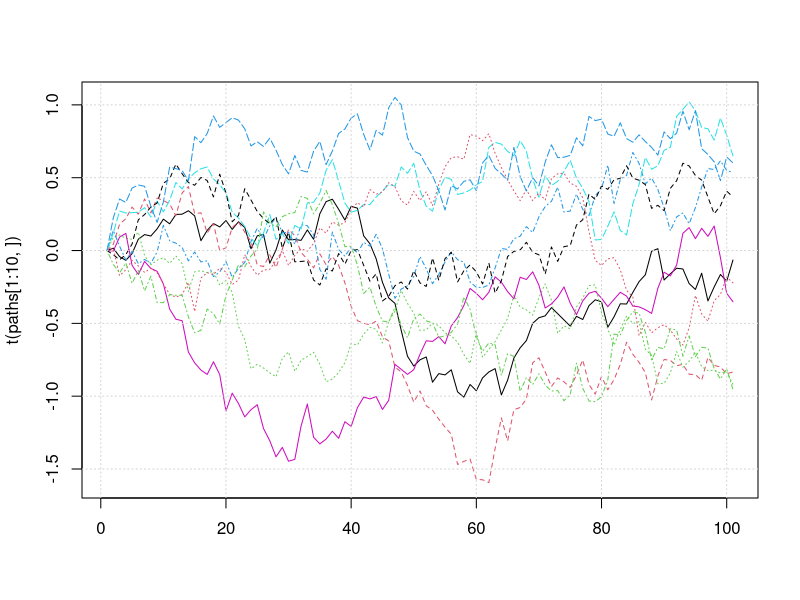
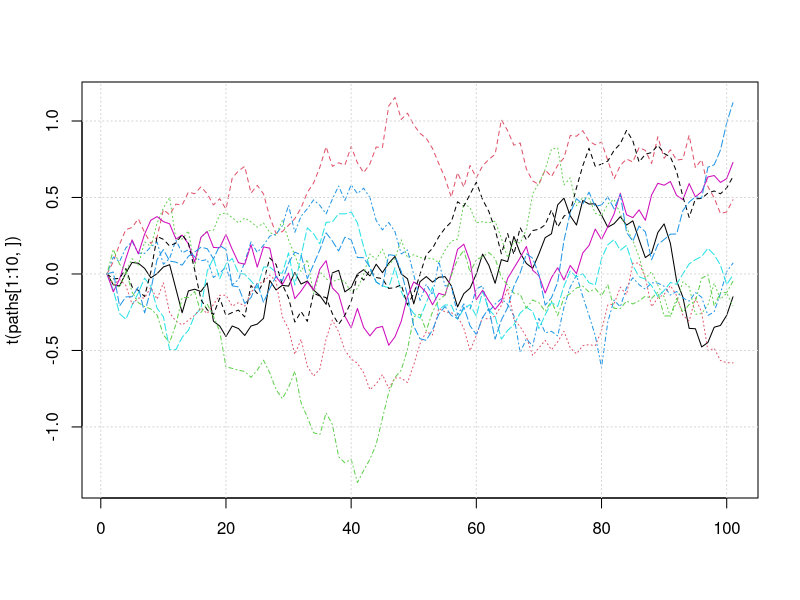
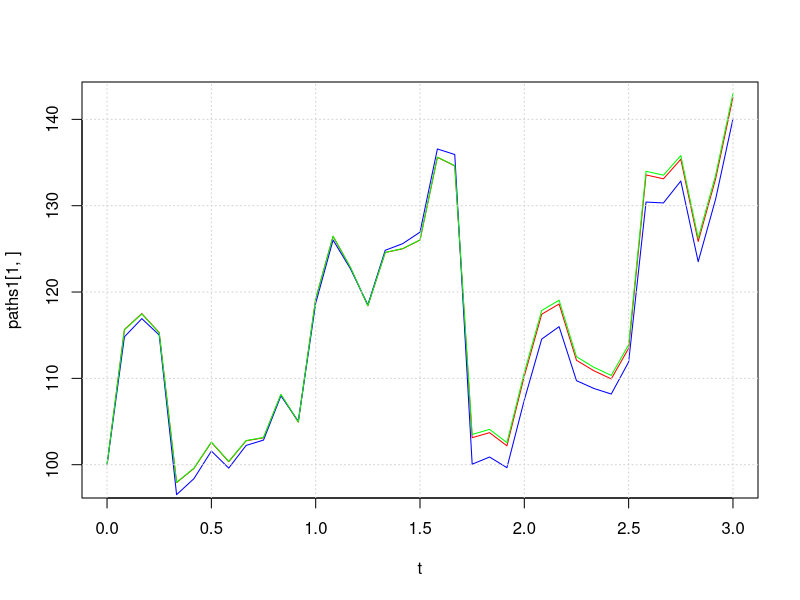
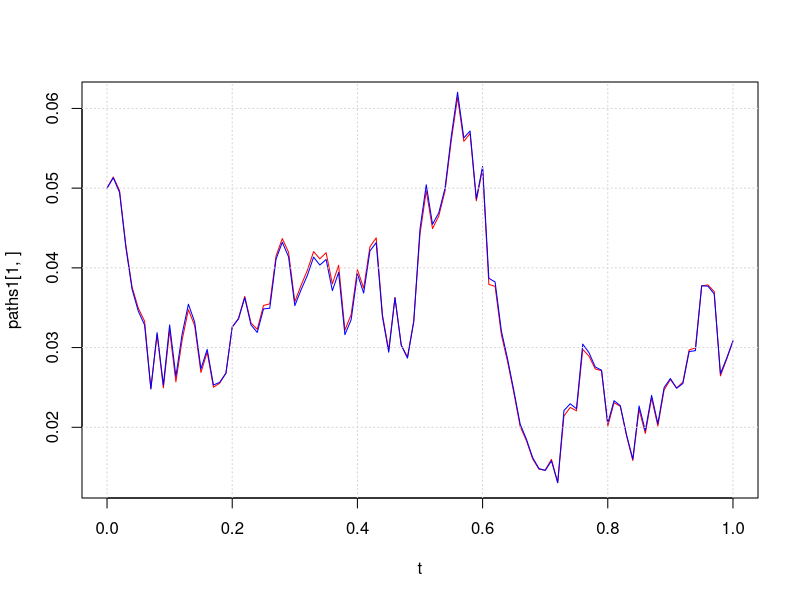
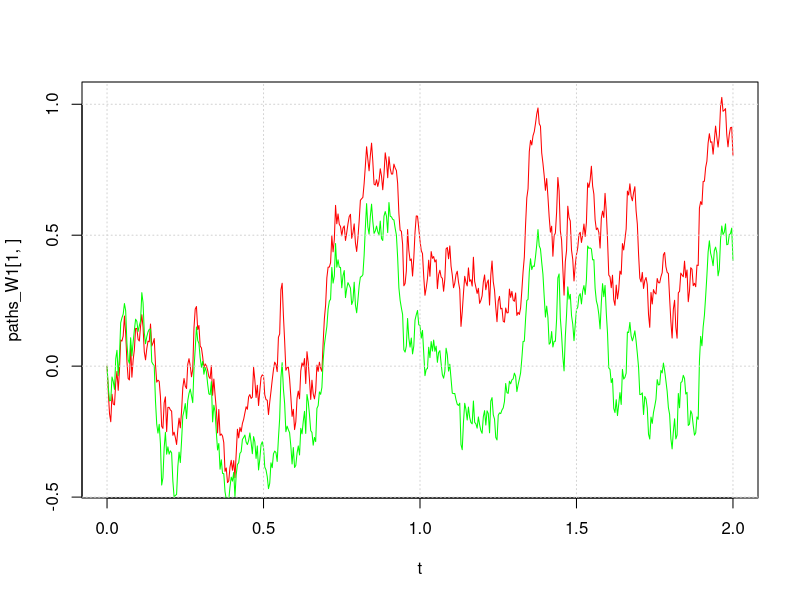
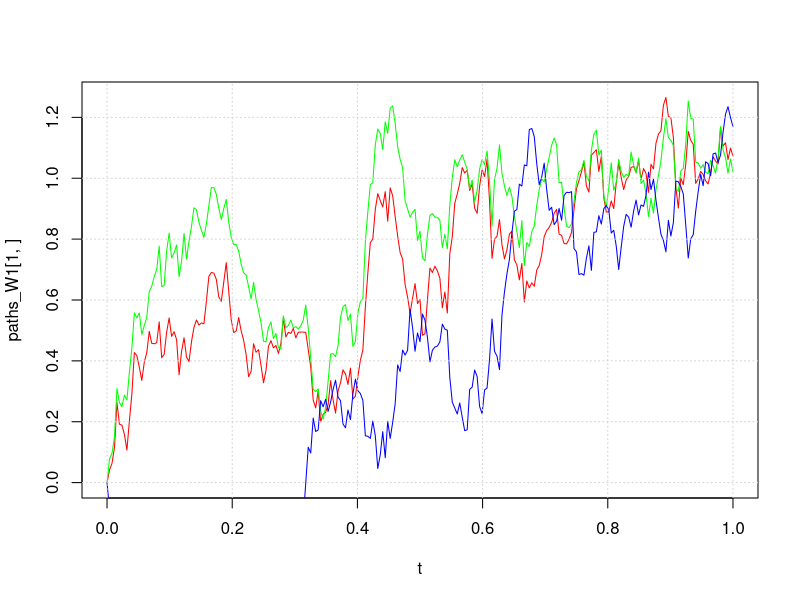

Source code (R) for these figures, in order:
### Ćwiczenie 1
### Wygenerować 10,000 ścieżek procesu Wienera na przedziale [0,1] ze 100 równymi krokami symulacji
### Narysować 10 pierwszych ścieżek

n_paths = 10000
n_steps = 100
dt = 1/n_steps

N = matrix(rnorm(n_paths*n_steps,mean=0,sd=1),n_paths,n_steps)
paths = matrix(nrow=n_paths,ncol=n_steps+1,0)

for (i in 1:n_paths){
  for (j in 1:n_steps) {
    paths[i,j+1] = paths[i,j] +sqrt(dt)*N[i,j]
  }
}

matplot(t(paths[1:10,]),type='l')
grid()


### Ćwiczenie 2
### Wygenerować 10,000 ścieżek procesu Wienera na przedziale [0,1] ze 100 równymi krokami symulacji 
### używając funkcji cumsum i apply. Narysować 10 pierwszych ścieżek.

n_paths = 10000
n_steps = 100
dt = 1/n_steps

N = matrix(rnorm(n_paths*n_steps,mean=0,sd=1),n_paths,n_steps)
paths = matrix(nrow=n_paths,ncol=n_steps+1,0)

N=sqrt(dt)*N
paths = cbind(rep(0,n_paths),t(apply(N,1,cumsum)))

matplot(t(paths[1:10,]),type='l')
grid()


### Ćwiczenie 3
### Wygenerować 10,000 ścieżek geometrycznego ruchu Browna (model Blacka-Scholesa) na przedziale [0,3] 
### (do trzech lat) z 12 krokami symulacji na rok trzema metodami (dokładna dyskretyzacja, 
### schemat Eulera i schemat Milsteina)  na podstawie tych samych próbek z rozkładu normalnego. 
### Przyjąć r=0.02, sigma=0.25.
### Porównać pierwsze ścieżki uzyskane każdą z metod na jednym rysunku.

n_paths = 10000
T = 3
n_steps_per_year = 12
n_steps = n_steps_per_year * T
dt = 1/n_steps_per_year
S0 = 100
r = 0.02
sigma = 0.25

N = matrix(rnorm(n_paths*n_steps,mean=0,sd=1),n_paths,n_steps)
paths1 = matrix(nrow=n_paths,ncol=n_steps+1,S0)   #dokładna dyskretyzacja
paths2 = matrix(nrow=n_paths,ncol=n_steps+1,S0)	  #schemat Eulera
paths3 = matrix(nrow=n_paths,ncol=n_steps+1,S0)   #schemat Milsteina

for (i in 1:n_paths){
  for (j in 1:n_steps) {
    paths1[i,j+1] = paths1[i,j]*exp((r-sigma^2/2)*dt+sigma*sqrt(dt)*N[i,j])
    paths2[i,j+1] = paths2[i,j] + r*paths2[i,j]*dt + sigma*paths2[i,j]*sqrt(dt)*N[i,j]
    paths3[i,j+1] = paths3[i,j] + r*paths3[i,j]*dt + sigma*paths3[i,j]*sqrt(dt)*N[i,j] + 1/2*sigma^2*paths3[i,j]*dt*(N[i,j]^2-1)
  }
}

t = c(0,cumsum(rep(dt,n_steps)))

matplot(t,paths1[1,],type='l',col="red")
lines(t,paths2[1,],type='l',col="blue")
lines(t,paths3[1,],type='l',col="green")
grid()


### Ćwiczenie 4
### Wygenerować 10,000 ścieżek procesu CIR (patrz notatki z zajęć) na przedziale [0,1] 
### z 252 krokami symulacji (schemat Eulera i schemat Milsteina) na podstawie 
### tych samych próbek z rozkładu normalnego. Przyjąć kappa=10.0, theta=0.03, r0=0.05, sigma=0.25.
### Porównać pierwsze ścieżki uzyskane każdą z metod na jednym rysunku.

n_paths = 10000
T = 1
n_steps_per_year = 100
n_steps = n_steps_per_year * T
dt = 1/n_steps_per_year
r0 = 0.05
kappa = 10.0
theta = 0.03
sigma = 0.25

N = matrix(rnorm(n_paths*n_steps,mean=0,sd=1),n_paths,n_steps)
paths1 = matrix(nrow=n_paths,ncol=n_steps+1,r0)   #schemat Eulera
paths2 = matrix(nrow=n_paths,ncol=n_steps+1,r0)	  #schemat Milsteina

for (i in 1:n_paths){
  for (j in 1:n_steps) {
    paths1[i,j+1] = paths1[i,j] + kappa*(theta-paths1[i,j])*dt + sigma*sqrt(paths1[i,j])*sqrt(dt)*N[i,j]
    paths2[i,j+1] = paths2[i,j] + kappa*(theta-paths2[i,j])*dt + sigma*sqrt(paths2[i,j])*sqrt(dt)*N[i,j]+sigma^2*1/4*dt*(N[i,j]^2-1)
  }
}

t = c(0,cumsum(rep(dt,n_steps)))

matplot(t,paths1[1,],type='l',col="red")
lines(t,paths2[1,],type='l',col="blue")
grid()


### Ćwiczenie 5
### Wygenerować 10,000 ścieżek dwóch skorelowanych procesów Wienera na przedziale [0,2] 
### z 252 krokami symulacji w roku i korelacją 0.9.
### Narysować pierwsze ścieżki obydwu procesów na jednym rysunku.

n_paths = 10000
T = 2
n_steps_per_year = 252
n_steps = n_steps_per_year * T
dt = 1/n_steps_per_year
rho = 0.9

N = matrix(rnorm(n_paths*n_steps,mean=0,sd=1),n_paths,n_steps)
N2 = matrix(rnorm(n_paths*n_steps,mean=0,sd=1),n_paths,n_steps)

paths_W1 = matrix(nrow=n_paths,ncol=n_steps+1,0)
paths_W2 = matrix(nrow=n_paths,ncol=n_steps+1,0)

for (i in 1:n_paths){
  for (j in 1:n_steps) {
    paths_W1[i,j+1] = paths_W1[i,j] +sqrt(dt)*N[i,j]
    paths_W2[i,j+1] = paths_W2[i,j] +sqrt(dt)*N2[i,j]
  }
}

paths_W2 = rho*paths_W1 + sqrt(1-rho^2)*paths_W2
t = c(0,cumsum(rep(dt,n_steps)))
matplot(t, paths_W1[1,],type='l', col="red")
lines(t, paths_W2[1,],type='l', col="green")
grid()


### Ćwiczenie 6
### Wygenerować 100 ścieżek trzech skorelowanych procesów Wienera na przedziale [0,1] 
### z 252 krokami symulacji w roku i korelacjami rho(W1,W2=0.9, rho(W1,W3)=-0.7, rho(W2,W3)=-0.7.
### Narysować pierwsze ścieżki trzech procesów na jednym rysunku.

library(MASS)

n_paths = 100
T = 1
n_steps_per_year = 252
n_steps = n_steps_per_year * T
dt = 1/n_steps_per_year
rho12 = 0.9
rho13 = -0.7
rho23 = -0.7

corr_matrix = matrix(c(1,rho12,rho13,rho12,1,rho23,rho13,rho23,1),3,3)
mN = t(mvrnorm(n_paths*n_steps,rep(0,3),corr_matrix))   #generowanie próbek z wielowymiarowego rozkładu normalnego

dt = 1/n_steps

paths_W1 = matrix(nrow=n_paths,ncol=n_steps+1,0)
paths_W2 = matrix(nrow=n_paths,ncol=n_steps+1,0)
paths_W3 = matrix(nrow=n_paths,ncol=n_steps+1,0)

for (i in 1:n_paths) {
  for (j in 1:n_steps) {
    paths_W1[i,j+1] = paths_W1[i,j]+sqrt(dt)*mN[1,(i-1)*n_steps+j]
    paths_W2[i,j+1] = paths_W2[i,j]+sqrt(dt)*mN[2,(i-1)*n_steps+j]
    paths_W3[i,j+1] = paths_W3[i,j]+sqrt(dt)*mN[3,(i-1)*n_steps+j]
  }
}

t = c(0,cumsum(rep(dt,n_steps)))

matplot(t, paths_W1[1,],type='l', col="red")
lines(t, paths_W2[1,],type='l', col="green")
lines(t, paths_W3[1,],type='l', col="blue")
grid()


### Ćwiczenie 7 (dodatkowe - do domu)
### Dowolną metodą wygenerować 10,000 ścieżek cen akcji w modelu Hestona do 1 roku z 252 krokami symulacji:
### dXt = (r*St)dt + (sqrt(vt)*St)dWt_1 (proces cen akcji - geometryczny ruch Browna ze stochastyczną wariancją)
### dvt = kappa*(theta-vt)dt + (sigma*sqrt(vt))dWt_2 (proces stochastycnej wariancji - CIR)
### Wt_1 i Wt_2 są dwoma procesami Wienera skorelowanymi z korelacją -0.75
### Przyjąc r=0.05, kappa=1.2, theta = 0.25, sigma = 0.5
